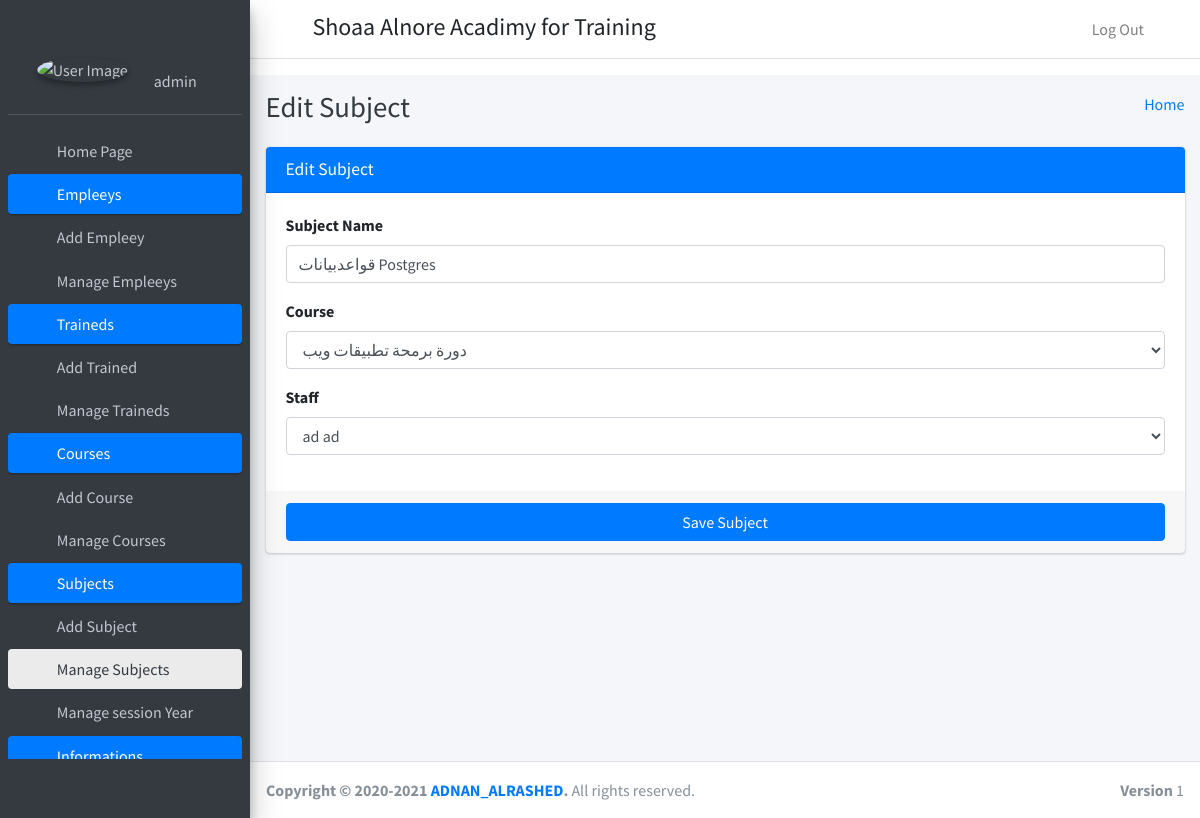
The app's page /edit_subject/1 (signed in) with its own data.
### studentApp/models.py (models this page shows)
class CustomUser(AbstractUser):
    user_type_data = ((1,'HOD'),(2,'Staff'),(3,'Student'))
    user_type = models.CharField(default=1,choices=user_type_data,max_length=10)

class Subjects(models.Model):
    id = models.AutoField(primary_key=True)
    subject_name = models.CharField(max_length=255)
    course_id = models.ForeignKey(Courses,on_delete=models.CASCADE, default=1)
    staff_id = models.ForeignKey(CustomUser, on_delete=models.CASCADE)
    created_at = models.DateTimeField(auto_now_add=True)
    updated_at = models.DateTimeField(auto_now_add=True)
    objects = models.Manager()

### studentApp/HodViews.py (the view)
# urls.py: path('edit_subject/<str:subject_id>',HodViews.edit_subject, name='edit_subject'),
def edit_subject(request,subject_id):
    subject = Subjects.objects.get(id=subject_id)
    courses = Courses.objects.all()
    staffs = CustomUser.objects.filter(user_type=2)
    return render(request,'hod_template/edit_subject_template.html',{'subject':subject,'courses':courses,'staffs':staffs,'id':subject_id})

### studentApp/LoginCheckMiddleWare.py (called while the page is built, shortened)
    def process_view(self,request,view_func,view_args,view_kwargs):
        modulename = view_func.__module__
        user = request.user
        if user.is_authenticated:
            if user.user_type == '1':
                if modulename == 'studentApp.HodViews':
                    pass
                elif modulename == 'studentApp.views' or modulename == "django.views.static":
                    pass
                else:
                    return HttpResponseRedirect(reverse('admin_home'))
            else:
                return HttpResponseRedirect(reverse('show_login'))
        else:
            if request.path == reverse('show_login') or request.path == reverse('do_login') or modulename == "django.contrib.auth.views":
                pass
            else:
                return HttpResponseRedirect(reverse('show_login'))

### studentApp/templates/hod_template/edit_subject_template.html (shortened to what this page needs)
{% extends 'hod_template/base_template.html' %}
{% block page_title %}
Edit Subject
{% endblock page_title %}
{% block main_content %}
    <section class="content">
      <div class="container-fluid">
       <div class="row">
          <div class="col-md-12">
            <div class="card card-primary">
              <div class="card-header">
                <h3 class="card-title">Edit Subject</h3>
              </div>
              <form role="form" action='/edit_subject_save' method='post'>
                <div class="card-body">
                  <div class="form-group">
                    <label>Subject Name</label>
                    <input type="text" class="form-control" name='subject_name' placeholder="Enter Subject" value='{{ subject.subject_name }}'>
                  </div>
                  <div class="form-group">
                    <label>Course</label>
                    <select class="form-control" name='course'>
                    {% for course in courses %}
                        <option value='{{ course.id }}'{% if course.id == subject.course.course_id.id %} selected {% endif %}>{{ course.course_name }}</option>
                    {% endfor %}
                    </select>
                  </div>
                  <div class="form-group">
                    <label>Staff</label>
                    <select class="form-control" name='staff'>
                    {% for staff in staffs %}
                        <option value='{{ staff.id }}' {% if staff.id == subject.staff_id.id %} selected {% endif %}>{{ staff.first_name }} {{ staff.last_name }}</option>
                    {% endfor %}
                    </select>
                  </div>
                </div>
                <div class="card-footer">
                  <button type="submit" class="btn btn-primary btn-block">Save Subject</button>
                </div>
              </form>
            </div>
      </div>
    </section>
    {% endblock main_content %}

### studentApp/templates/hod_template/sidebar_template.html (shortened to what this page needs)
 {% load static %}
 {% load i18n %}
  <aside class="main-sidebar sidebar-dark-primary elevation-4">
    <div class="sidebar">
      <div class="user-panel mt-3 pb-3 mb-3 d-flex">
        <div class="image">
          <img src="{% static 'dist/img/user2-160x160.jpg' %}" class="img-circle elevation-2" alt="User Image">
        </div>
        <div class="info">
          <a href="{% url 'admin_profile' %}" class="d-block">{{ user.username }}</a>
        </div>
      </div>
      <nav class="mt-2">
        <ul class="nav nav-pills nav-sidebar flex-column" data-widget="treeview" role="menu" data-accordion="false">
               <li class="nav-item">
                {% url 'admin_home' as admin_home %}
                  <a href="{{ admin_home }}" class="nav-link {% if request.path == admin_home %} active {% endif %}">
                    <i class="far fa-circle nav-icon"></i>
                    <p>{% trans "Home Page" %}</p>
                  </a>
                </li>
          <li class="nav-item has-treeview menu-open">
            <a href="#" class="nav-link active">
              <i class="nav-icon fas fa-tachometer-alt"></i>
              <p>
                {% trans "Empleeys" %}
                <i class="right fas fa-angle-left"></i>
              </p>
            </a>
            <ul class="nav nav-treeview">
              <li class="nav-item">
              {% url 'add_staff' as add_staff %}
                <a href="{{ add_staff }}" class="nav-link {% if request.path == add_staff %} active {% endif %}">
                  <i class="far fa-circle nav-icon"></i>
                  <p>{% trans "Add Empleey" %}</p>
                </a>
              </li>
              <li class="nav-item">
              {% url 'manage_staff' as manage_staff %}
              {% url 'edit_staff' staff_id=id as edit_staff %}
                <a href="{{ manage_staff }}" class="nav-link {% if request.path == manage_staff %} active {% endif %} {% if request.path == edit_staff %} active {% endif %}">
                  <i class="far fa-circle nav-icon"></i>
                  <p>{% trans "Manage Empleeys" %}</p>
                </a>
              </li>
            </ul>
          </li>
         <li class="nav-item has-treeview menu-open">
            <a href="#" class="nav-link active">
              <i class="nav-icon fas fa-tachometer-alt"></i>
              <p>
                {% trans "Traineds" %}
                <i class="right fas fa-angle-left"></i>
              </p>
            </a>
            <ul class="nav nav-treeview">
              <li class="nav-item">
              {% url 'add_student' as add_student %}
                <a href="{{ add_student }}" class="nav-link {% if request.path == add_student %} active {% endif %}">
                  <i class="far fa-circle nav-icon"></i>
                  <p>{% trans "Add Trained" %}</p>
                </a>
              </li>
              <li class="nav-item">
              {% url 'manage_student' as manage_student %}
              {% url 'edit_student' student_id=id as edit_student %}
                <a href="{{ manage_student }}" class="nav-link {% if request.path == manage_student %} active {% endif %} {% if request.path == edit_student %} active {% endif %}">
                  <i class="far fa-circle nav-icon"></i>
                  <p>{% trans "Manage Traineds" %}</p>
                </a>
              </li>
            </ul>
          </li>
       <li class="nav-item has-treeview menu-open">
            <a href="#" class="nav-link active">
              <i class="nav-icon fas fa-tachometer-alt"></i>
              <p>
                {% trans "Courses" %}
                <i class="right fas fa-angle-left"></i>
              </p>
            </a>
            <ul class="nav nav-treeview">
              <li class="nav-item">
              {% url 'add_course' as add_course %}
                <a href="{{ add_course }}" class="nav-link {% if request.path == add_course %} active {% endif %}">
                  <i class="far fa-circle nav-icon"></i>
                  <p>{% trans "Add Course" %}</p>
                </a>
              </li>
              <li class="nav-item">
              {% url 'manage_course' as manage_course %}
              {% url 'edit_course' course_id=id as edit_course %}
                <a href="{{ manage_course }}" class="nav-link {% if request.path == manage_course %} active {% endif %} {% if request.path == edit_course %} active {% endif %}">
                  <i class="far fa-circle nav-icon"></i>
                  <p>{% trans "Manage Courses" %}</p>
                </a>
              </li>
            </ul>
          </li>
          <li class="nav-item has-treeview menu-open">
            <a href="#" class="nav-link active">
              <i class="nav-icon fas fa-tachometer-alt"></i>
              <p>
                {% trans "Subjects" %}
                <i class="right fas fa-angle-left"></i>
              </p>
            </a>
            <ul class="nav nav-treeview">
              <li class="nav-item">
              {% url 'add_subject' as add_subject %}
                <a href="{{ add_subject }}" class="nav-link {% if request.path == add_subject %} active {% endif %}">
                  <i class="far fa-circle nav-icon"></i>
                  <p>{% trans "Add Subject" %}</p>
                </a>
              </li>
              <li class="nav-item">
              {% url 'manage_subject' as manage_subject %}
              {% url 'edit_subject' subject_id=id as edit_subject %}
                <a href="{{ manage_subject }}" class="nav-link {% if request.path == manage_subject %} active {% endif %} {% if request.path == edit_subject %} active {% endif %}">
                  <i class="far fa-circle nav-icon"></i>
                  <p>{% trans "Manage Subjects" %}</p>
                </a>
              </li>
              <li class="nav-item">
                {% url 'manage_session' as manage_session %}
                  <a href="{{ manage_session }}" class="nav-link {% if request.path == manage_session %} active {% endif %} ">
                    <i class="far fa-circle nav-icon"></i>
                    <p>{% trans "Manage session Year" %}</p>
                  </a>
                </li>
            </ul>
          </li>
          <li class="nav-item has-treeview menu-open">
            <a href="#" class="nav-link active">
              <i class="nav-icon fas fa-tachometer-alt"></i>
              <p>
                {% trans "Informations" %}
                <i class="right fas fa-angle-left"></i>
              </p>
            </a>
          </li>
        </ul>
      </nav>
    </div>
  </aside>

### records on screen
CustomUser: username "admin"
Subjects: subject_name "قواعدبيانات Postgres", staff "ad ad"

### other values on screen
form field course "دورة برمحة تطبيقات ويب"
